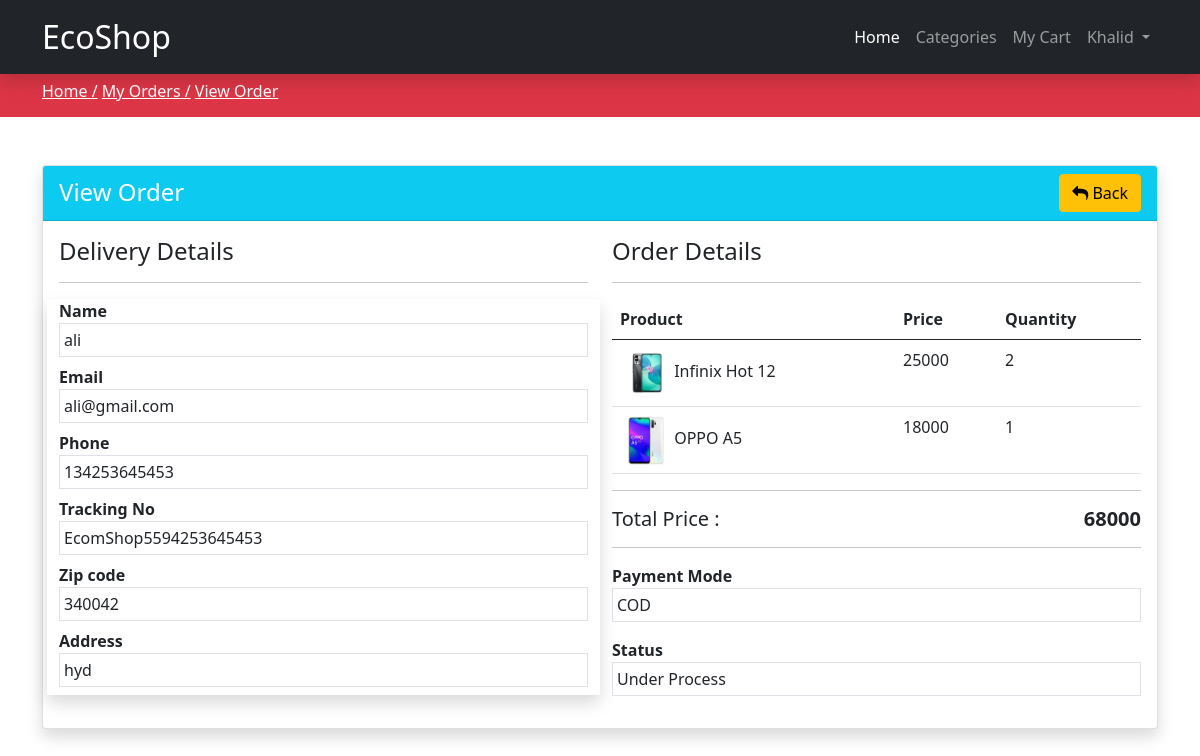
Page /view_order.php?t_no=EcomShop5594253645453 (signed in) on the committed database.
### tables this page shows
CREATE TABLE `orders` (
  `order_id` int(11) NOT NULL,
  `user_id` int(13) NOT NULL,
  `tracking_no` text NOT NULL,
  `name` varchar(50) NOT NULL,
  `email` text NOT NULL,
  `phone` text NOT NULL,
  `address` text NOT NULL,
  `pincode` int(11) NOT NULL,
  `total_price` int(11) NOT NULL,
  `payment_mode` text NOT NULL,
  `payment_id` text DEFAULT NULL,
  `status` tinyint(4) NOT NULL DEFAULT 0,
  `comments` text DEFAULT NULL
);

CREATE TABLE `order_items` (
  `order_item_id` int(11) NOT NULL,
  `order_id` int(191) NOT NULL,
  `product_id` int(191) NOT NULL,
  `Quantity` int(191) NOT NULL,
  `price` int(191) NOT NULL
);

CREATE TABLE `products` (
  `product_id` int(11) NOT NULL,
  `category_id` int(11) NOT NULL,
  `name` text NOT NULL,
  `slug` text NOT NULL,
  `small_description` text NOT NULL,
  `description` text NOT NULL,
  `original_price` int(11) NOT NULL,
  `selling_price` int(11) NOT NULL,
  `image` varchar(255) NOT NULL,
  `qty` int(11) NOT NULL,
  `status` tinyint(4) NOT NULL,
  `trending` tinyint(4) NOT NULL,
  `meta_title` text NOT NULL,
  `meta_keywords` text NOT NULL,
  `meta_description` text NOT NULL
);

### functions/userFunction.php (called while the page is built, shortened)
<?php
require("config/dbconnect.php");
function CheckTrackingNo($tracking_no){
    global $conn;
    $user_id=$_SESSION['login_user']['user_id'];
    $tracking_query="SELECT * from orders WHERE tracking_no='$tracking_no' AND user_id='$user_id'";
    return mysqli_query($conn,$tracking_query);
}
?>

### view_order.php (the view, shortened to what this page needs)
<?php
require('functions/userFunction.php');
include('includes/header.php');
if (isset($_GET['t_no'])) {
    $tracking_no = $_GET['t_no'];
    $validated_data = CheckTrackingNo($tracking_no);
?>
    <?php
} else {
    ?>
    <h4>Tracking No not Available</h4>
<?php
    die();
}
$row = mysqli_fetch_array($validated_data);
?>
<div class="py-2 bg-danger">
    <div class="container">
        <h6 class="text-white">
            <a href="index.php" class="text-white">Home /</a>
            <a href="my_orders.php" class="text-white">My Orders /</a>
            <a href="#" class="text-white">View Order</a>
        </h6>
    </div>
</div>
<div class="py-5">
    <div class="container">
        <div class="">
            <div class="row">
                <div class="col-md-12">
                    <div class="card shadow">
                        <div class="card-header bg-info">
                            <span class="text-white fs-4">View Order</span>
                            <a href="my_orders.php" class="btn btn-warning float-end"><i class="fa fa-reply"></i> Back</a>
                        </div>
                        <div class="card-body">
                            <div class="row">
                                <div class="col-md-6">
                                    <h4>Delivery Details</h4>
                                    <hr>
                                    <div class="row shadow">
                                        <div class="col-md-12 mb-2">
                                            <label class="fw-bold">Name</label>
                                            <div class="border p-1">
                                                <?= $row['name'] ?>
                                            </div>
                                        </div>
                                        <div class="col-md-12 mb-2">
                                            <label class="fw-bold">Email</label>
                                            <div class="border p-1">
                                                <?= $row['email'] ?>
                                            </div>
                                        </div>
                                        <div class="col-md-12 mb-2">
                                            <label class="fw-bold">Phone</label>
                                            <div class="border p-1">
                                                <?= $row['phone'] ?>
                                            </div>
                                        </div>
                                        <div class="col-md-12 mb-2">
                                            <label class="fw-bold">Tracking No</label>
                                            <div class="border p-1">
                                                <?= $row['tracking_no'] ?>
                                            </div>
                                        </div>
                                        <div class="col-md-12 mb-2">
                                            <label class="fw-bold">Zip code</label>
                                            <div class="border p-1">
                                                <?= $row['pincode'] ?>
                                            </div>
                                        </div>
                                        <div class="col-md-12 mb-2">
                                            <label class="fw-bold">Address</label>
                                            <div class="border p-1">
                                                <?= $row['address'] ?>
                                            </div>
                                        </div>
                                    </div>
                                </div>
                                <div class="col-md-6">
                                    <h4>Order Details</h4>
                                    <hr>
                                    <table class="table">
                                        <thead>
                                            <tr>
                                                <th>Product</th>
                                                <th>Price</th>
                                                <th>Quantity</th>
                                            </tr>
                                        </thead>
                                        <tbody>
                                            <?php
                                            $user_id = $_SESSION['login_user']['user_id'];
                                            $orderQuery = "SELECT o.order_id as orderid , o.tracking_no, o.user_id, oi.*, p.* From
                                            orders o, order_items oi, products p WHERE o.user_id='$user_id' AND oi.order_id=o.order_id
                                            AND p.product_id=oi.product_id AND o.tracking_no='$tracking_no'";
                                            $run_order_query = mysqli_query($conn, $orderQuery);
                                            if (mysqli_num_rows($run_order_query) > 0) {
                                                foreach ($run_order_query as $Orderitems) {
                                            ?>
                                                    <tr>
                                                        <td><img src="uploads/<?= $Orderitems['image'] ?>" width="50px" height="50px" alt="<?= $Orderitems['name'] ?>">
                                                            <?= $Orderitems['name'] ?>
                                                        </td>
                                                        <td><?= $Orderitems['price'] ?></td>
                                                        <td><?= $Orderitems['Quantity'] ?></td>
                                                    </tr>
                                            <?php
                                                }
                                            }
                                            ?>
                                        </tbody>
                                    </table>
                                    <hr>
                                    <h5>Total Price : <span class="float-end fw-bold"><?= $row['total_price'] ?></span></h5>
                                    <hr>
                                    <label class="fw-bold">Payment Mode</label>
                                    <div class="border p-1 mb-3">
                                        <?= $row['payment_mode'] ?>
                                    </div>
                                    <label class="fw-bold">Status</label>
                                    <div class="border p-1 mb-3">
                                        <?php
                                        if ($row['status'] == 0) {
                                            echo "Under Process";
                                        } elseif ($row['status'] == 1) {
                                            echo "Completed";
                                        } elseif ($row['status'] == 2) {
                                            echo "Cancelled";
                                        }
                                        ?>
                                    </div>
                                </div>
                            </div>
                        </div>
                    </div>
                </div>
            </div>
        </div>
    </div>
</div>
<?php include('includes/footer.php'); ?>

### assets/css/custom.css (style rules this page uses)
a { text-decoration: none; }

### rows in the picture
orders: name "ali", email "ali@gmail.com", phone "134253645453", tracking_no "EcomShop5594253645453", pincode "340042", address "hyd", total_price "68000", payment_mode "COD"
order_items: product.image (picture), product.name "Infinix Hot 12", price "25000", Quantity "2"
order_items: product.image (picture), product.name "OPPO A5", price "18000", Quantity "1"

### other values in the picture
$_SESSION['login_user']['name'] "Khalid"
